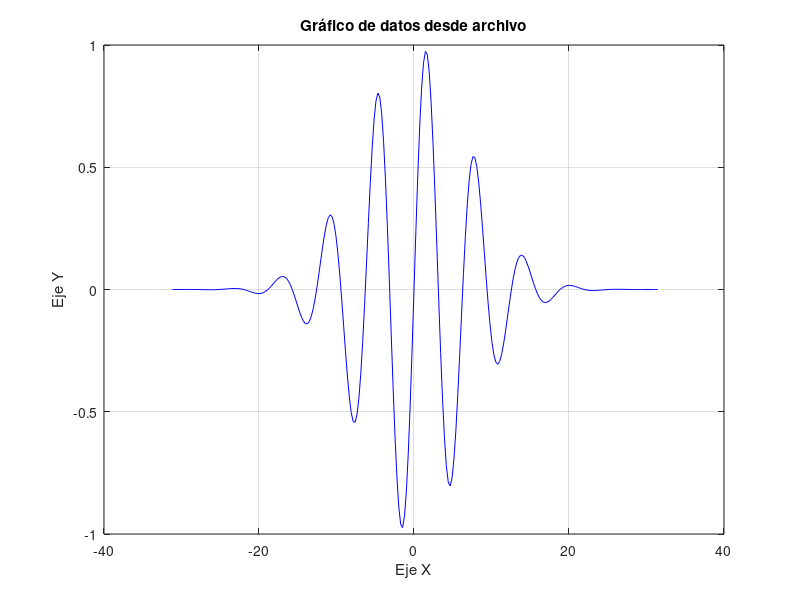

MATLAB code for this plot:
% Cargar los datos
datos = load('datos.txt');

% Separar en vectores
x = datos(:, 1);
y = datos(:, 2);

% Graficar
plot(x, y, 'b');
xlabel('Eje X');
ylabel('Eje Y');
title('Gráfico de datos desde archivo');
grid on;

% Opcional: Guardar la gráfica
print -dpng grafico.png;